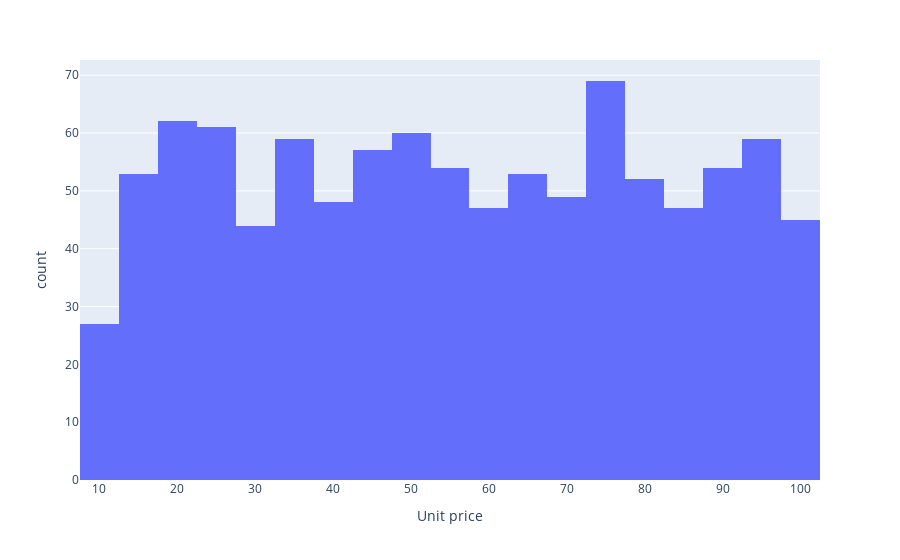
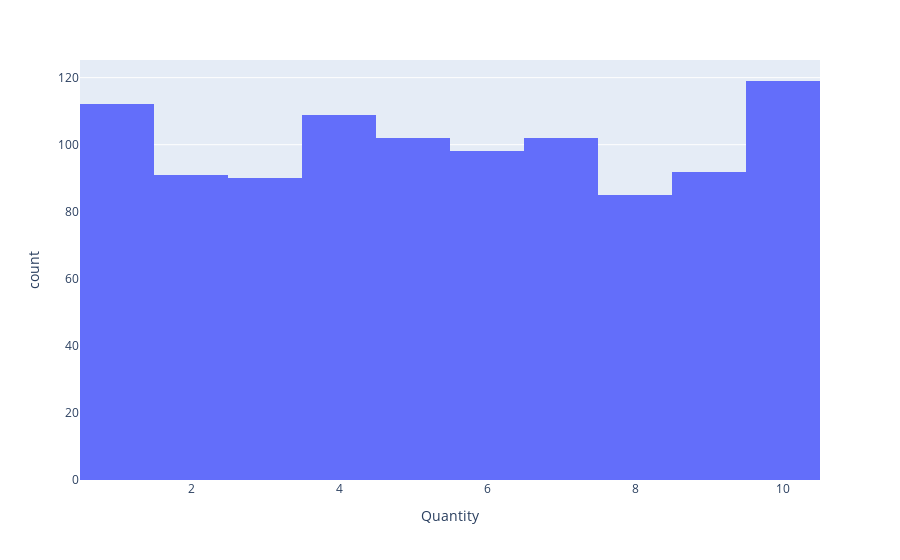
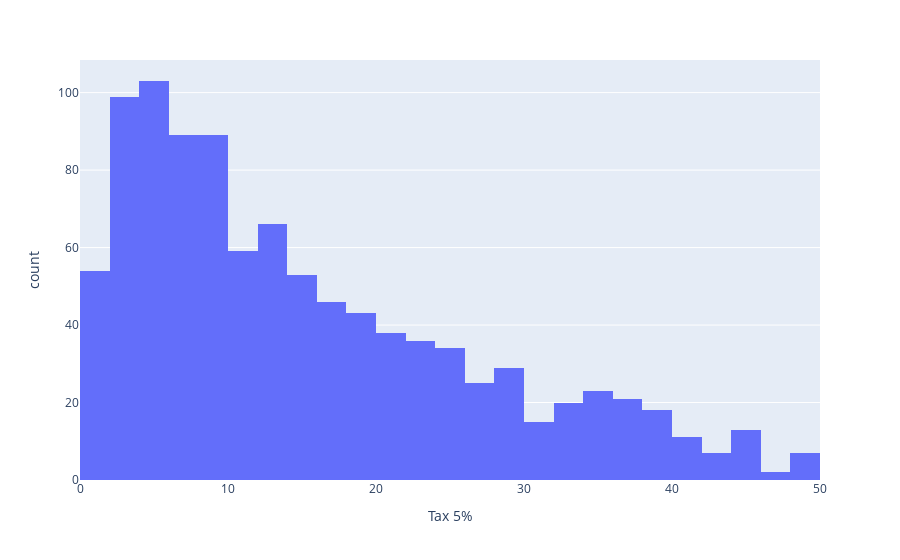
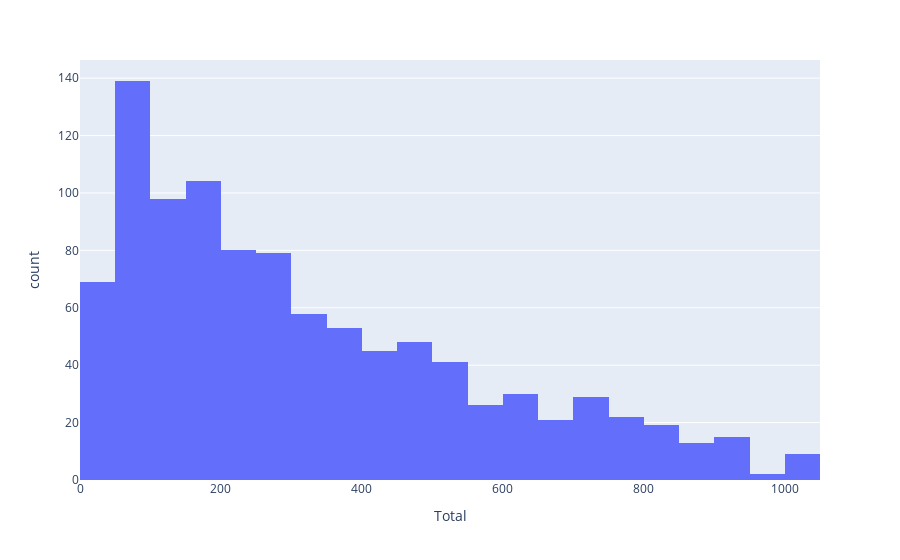

The cell these charts' notebook holds for them, in order:
### Code cell
for num in numcols:
    px.histogram(data_frame=df, x=num).show()

### Figure 1 — Plotly figure (JSON) as saved in the notebook; plotly's stock layout.template omitted (floating-point values rounded to 4 significant figures; data arrays with more than 128 entries replaced by an {"elided": "..."} marker saying what was removed)
{"data": [{"bingroup": "x", "hovertemplate": "Unit price=%{x}<br>count=%{y}<extra></extra>", "legendgroup": "", "marker": {"color": "#636efa", "pattern": {"shape": ""}}, "name": "", "orientation": "v", "showlegend": false, "type": "histogram", "x": {"elided": "1000 float values"}, "xaxis": "x", "yaxis": "y"}], "layout": {"barmode": "relative", "legend": {"tracegroupgap": 0}, "margin": {"t": 60}, "xaxis": {"anchor": "y", "domain": [0, 1], "title": {"text": "Unit price"}}, "yaxis": {"anchor": "x", "domain": [0, 1], "title": {"text": "count"}}}}

### Figure 2 — Plotly figure (JSON) as saved in the notebook; plotly's stock layout.template omitted (floating-point values rounded to 4 significant figures; data arrays with more than 128 entries replaced by an {"elided": "..."} marker saying what was removed)
{"data": [{"bingroup": "x", "hovertemplate": "Quantity=%{x}<br>count=%{y}<extra></extra>", "legendgroup": "", "marker": {"color": "#636efa", "pattern": {"shape": ""}}, "name": "", "orientation": "v", "showlegend": false, "type": "histogram", "x": {"elided": "1000 int values"}, "xaxis": "x", "yaxis": "y"}], "layout": {"barmode": "relative", "legend": {"tracegroupgap": 0}, "margin": {"t": 60}, "xaxis": {"anchor": "y", "domain": [0, 1], "title": {"text": "Quantity"}}, "yaxis": {"anchor": "x", "domain": [0, 1], "title": {"text": "count"}}}}

### Figure 3 — Plotly figure (JSON) as saved in the notebook; plotly's stock layout.template omitted (floating-point values rounded to 4 significant figures; data arrays with more than 128 entries replaced by an {"elided": "..."} marker saying what was removed)
{"data": [{"bingroup": "x", "hovertemplate": "Tax 5%=%{x}<br>count=%{y}<extra></extra>", "legendgroup": "", "marker": {"color": "#636efa", "pattern": {"shape": ""}}, "name": "", "orientation": "v", "showlegend": false, "type": "histogram", "x": {"elided": "1000 float values"}, "xaxis": "x", "yaxis": "y"}], "layout": {"barmode": "relative", "legend": {"tracegroupgap": 0}, "margin": {"t": 60}, "xaxis": {"anchor": "y", "domain": [0, 1], "title": {"text": "Tax 5%"}}, "yaxis": {"anchor": "x", "domain": [0, 1], "title": {"text": "count"}}}}

### Figure 4 — Plotly figure (JSON) as saved in the notebook; plotly's stock layout.template omitted (floating-point values rounded to 4 significant figures; data arrays with more than 128 entries replaced by an {"elided": "..."} marker saying what was removed)
{"data": [{"bingroup": "x", "hovertemplate": "Total=%{x}<br>count=%{y}<extra></extra>", "legendgroup": "", "marker": {"color": "#636efa", "pattern": {"shape": ""}}, "name": "", "orientation": "v", "showlegend": false, "type": "histogram", "x": {"elided": "1000 float values"}, "xaxis": "x", "yaxis": "y"}], "layout": {"barmode": "relative", "legend": {"tracegroupgap": 0}, "margin": {"t": 60}, "xaxis": {"anchor": "y", "domain": [0, 1], "title": {"text": "Total"}}, "yaxis": {"anchor": "x", "domain": [0, 1], "title": {"text": "count"}}}}
